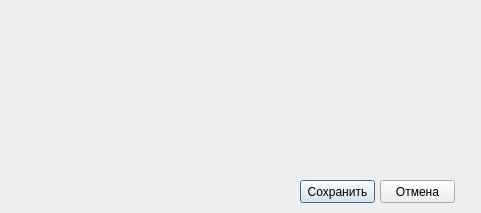
<?xml version="1.0" encoding="UTF-8"?>
<ui version="4.0">
 <class>EditDialog</class>
 <widget class="QDialog" name="EditDialog">
  <property name="geometry">
   <rect>
    <x>0</x>
    <y>0</y>
    <width>481</width>
    <height>213</height>
   </rect>
  </property>
  <property name="windowTitle">
   <string>Dialog</string>
  </property>
  <widget class="QPushButton" name="saveButton">
   <property name="geometry">
    <rect>
     <x>300</x>
     <y>180</y>
     <width>75</width>
     <height>23</height>
    </rect>
   </property>
   <property name="text">
    <string>Сохранить</string>
   </property>
  </widget>
  <widget class="QPushButton" name="cancelButton">
   <property name="geometry">
    <rect>
     <x>380</x>
     <y>180</y>
     <width>75</width>
     <height>23</height>
    </rect>
   </property>
   <property name="text">
    <string>Отмена</string>
   </property>
  </widget>
  <widget class="QWidget" name="verticalLayoutWidget">
   <property name="geometry">
    <rect>
     <x>20</x>
     <y>20</y>
     <width>141</width>
     <height>151</height>
    </rect>
   </property>
   <layout class="QVBoxLayout" name="titleVLayout"/>
  </widget>
  <widget class="QWidget" name="verticalLayoutWidget_2">
   <property name="geometry">
    <rect>
     <x>160</x>
     <y>20</y>
     <width>311</width>
     <height>151</height>
    </rect>
   </property>
   <layout class="QVBoxLayout" name="valueVLayout"/>
  </widget>
 </widget>
 <resources/>
 <connections/>
</ui>
